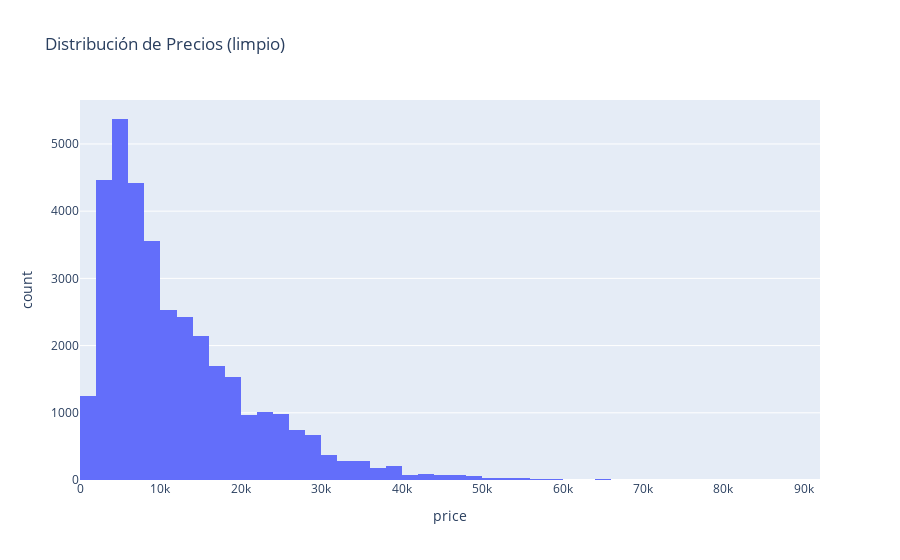

Notebook code for this chart:
### Markdown cell above
***Generación de graficos sobre los datos limpios.***
---


***Histograma de Precios (price):*** Visualiza la distribución de los precios de los vehículos para identificar rangos frecuentes de venta, posibles sesgos y concentración de valores tras la limpieza de datos.

### Code cell
import plotly.express as px

# Histograma de precios
fig_price = px.histogram(df_clean, x='price', nbins=50, title='Distribución de Precios (limpio)')
fig_price.show()

### Figure 1 — Plotly figure (JSON) as saved in the notebook; plotly's stock layout.template omitted (floating-point values rounded to 4 significant figures; data arrays with more than 128 entries replaced by an {"elided": "..."} marker saying what was removed)
{"data": [{"bingroup": "x", "hovertemplate": "price=%{x}<br>count=%{y}<extra></extra>", "legendgroup": "", "marker": {"color": "#636efa", "pattern": {"shape": ""}}, "name": "", "nbinsx": 50, "orientation": "v", "showlegend": false, "type": "histogram", "x": {"elided": "35633 int values"}, "xaxis": "x", "yaxis": "y"}], "layout": {"barmode": "relative", "legend": {"tracegroupgap": 0}, "title": {"text": "Distribución de Precios (limpio)"}, "xaxis": {"anchor": "y", "domain": [0, 1], "title": {"text": "price"}}, "yaxis": {"anchor": "x", "domain": [0, 1], "title": {"text": "count"}}}}
